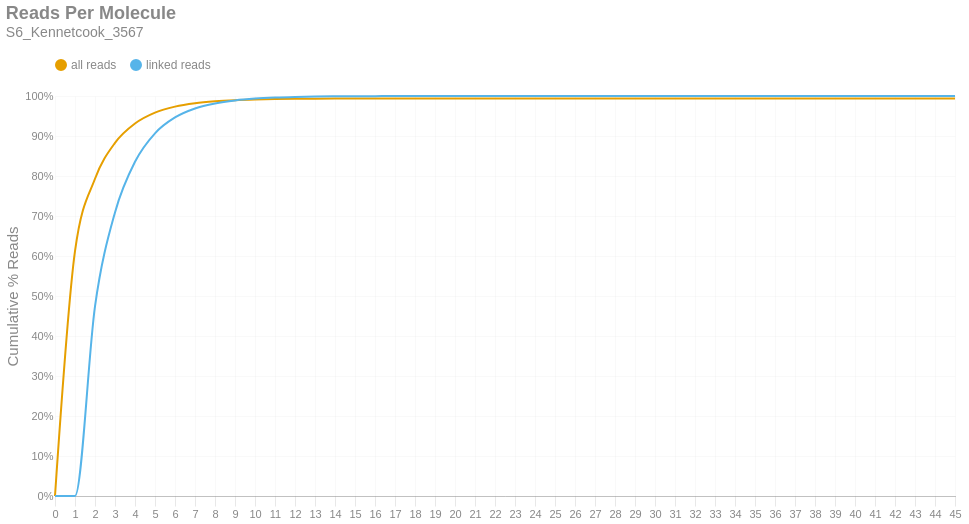

Notebook cell for this chart:
### Markdown cell above
### Reads per Molecule
This chart shows the cumulative distribution of the number of reads per linked molecule. That is, how many alignments are associated with a unique molecule. This excludes the number of reads associated with invalid or absent linked-read barcodes. The `linked` histogram is the percentages recalculated when disregarding singletons.

### Code cell
if SKIPLR:
    print_html(f"Skipped")
else:
    counts = np.bincount(valids['reads'].cast(pl.Int64).to_numpy())
    weighted = counts * np.arange(len(counts))
    all_perc = weighted / n_reads
    linked_perc = weighted / n_linked_reads
    linked_perc[1] = 0
    binned_df = pl.DataFrame({
        'readsper': list(range(len(counts))),
        'all reads (cumsum)': np.cumsum(all_perc).tolist(),
        'linked reads (cumsum)': np.cumsum(linked_perc).tolist(),
    })

    with SafeRender(binned_df):
        (
            density_plot(binned_df, 'Reads Per Molecule', samplename, 'readspmol')
            .encode(
                x=alt.X('readsper:O', title=None).axis(labelAngle=0).scale(padding=0),
                y=alt.Y('value:Q', title='Cumulative % Reads').axis(format='%').stack(False),
                color=alt.Color("key:N").scale(domain=["all reads", "linked reads"]),
                tooltip=[
                    alt.Tooltip("key:N", title="Data Type"),
                    alt.Tooltip("readsper:O", title="Reads Per Molecule"),
                    alt.Tooltip("value:Q", format=".2%", title="% Reads (Cum.)")
                ]            
            )
        ).display()

### Figure 1 — Vega-Lite specification as saved in the notebook (floating-point values rounded to 4 significant figures)
{"width": "container", "height": 400, "config": {"title": {"anchor": "start", "dy": -15, "fontSize": 18, "color": "#888888", "subtitleColor": "#888888", "subtitleFontSize": 14}, "arc": {"fill": "#0072B2"}, "axis": {"domainColor": "#888888", "domainWidth": 0.5, "gridWidth": 0.2, "grid": false, "titleFontWeight": 400, "titleFontSize": 15, "labelFontSize": 11, "labelColor": "#888888", "tickColor": "#888888", "tickWidth": 0.2, "titleColor": "#888888"}, "axisBand": {"grid": false}, "axisX": {"grid": true, "tickSize": 10, "domainCap": "round"}, "axisY": {"domain": false, "grid": true, "tickSize": 0, "domainCap": "round"}, "background": "transparent", "header": {"labelFontSize": 15, "labelColor": "#888888", "titleFontSize": 15, "titleFontWeight": 600, "titleColor": "#888888"}, "legend": {"labelFont": "sans-serif", "labelFontSize": 12, "labelColor": "#888888", "symbolSize": 100, "symbolType": "circle", "titleFontSize": 12, "titlePadding": 10, "titleColor": "#888888", "title": null, "orient": "top"}, "range": {"category": ["#E69F00", "#56B4E9", "#009E73", "#F0E442", "#0072B2", "#D55E00", "#CC79A7", "#000000"], "diverging": ["#cfe8f3", "#a2d4ec", "#73bfe2", "#46abdb", "#1696d2", "#12719e"]}, "area": {"fill": "#0072B2", "fillOpacity": 0.7, "line": true, "strokeOpacity": 0.7}, "line": {"color": "#0072B2", "stroke": "#0072B2", "strokeWidth": 2}, "trail": {"color": "#0072B2", "stroke": "#0072B2", "strokeWidth": 0, "size": 1}, "point": {"filled": true, "fillOpacity": 1.0, "size": 95}, "text": {"color": "#888888", "fontSize": 11, "align": "right", "fontWeight": 400, "size": 11}, "bar": {"fill": "#0072B2", "stroke": null}, "view": {"stroke": null, "continuousWidth": 660, "continuousHeight": 400}}, "data": {"name": "data-cddc05702aa289b1f83446bf2d93d17b"}, "mark": {"type": "line", "interpolate": "monotone", "point": {"opacity": 0, "size": 275}}, "encoding": {"color": {"field": "key", "scale": {"domain": ["all reads", "linked reads"]}, "type": "nominal"}, "tooltip": [{"field": "key", "title": "Data Type", "type": "nominal"}, {"field": "readsper", "title": "Reads Per Molecule", "type": "ordinal"}, {"field": "value", "format": ".2%", "title": "% Reads (Cum.)", "type": "quantitative"}], "x": {"axis": {"labelAngle": 0}, "field": "readsper", "scale": {"padding": 0}, "title": null, "type": "ordinal"}, "y": {"axis": {"format": "%"}, "field": "value", "stack": false, "title": "Cumulative % Reads", "type": "quantitative"}}, "params": [{"name": "param_c36ac31b6afebe62", "select": {"type": "point", "fields": ["key"]}, "bind": "legend"}], "title": {"text": "Reads Per Molecule", "subtitle": "S6_Kennetcook_3567"}, "transform": [{"fold": ["all reads (cumsum)", "linked reads (cumsum)"]}, {"calculate": "replace(datum.key, ' (cumsum)', '')", "as": "key"}, {"filter": {"param": "param_c36ac31b6afebe62"}}], "usermeta": {"embedOptions": {"downloadFileName": "S6_Kennetcook_3567.readspmol"}}, "$schema": "https://vega.github.io/schema/vega-lite/v6.1.0.json", "datasets": {"data-cddc05702aa289b1f83446bf2d93d17b": [{"readsper": 0, "all reads (cumsum)": 0.0, "linked reads (cumsum)": 0.0}, {"readsper": 1, "all reads (cumsum)": 0.612, "linked reads (cumsum)": 0.0}, {"readsper": 2, "all reads (cumsum)": 0.7931, "linked reads (cumsum)": 0.4742}, {"readsper": 3, "all reads (cumsum)": 0.8828, "linked reads (cumsum)": 0.709}, {"readsper": 4, "all reads (cumsum)": 0.9311, "linked reads (cumsum)": 0.8356}, {"readsper": 5, "all reads (cumsum)": 0.9583, "linked reads (cumsum)": 0.9067}, {"readsper": 6, "all reads (cumsum)": 0.9734, "linked reads (cumsum)": 0.9463}, {"readsper": 7, "all reads (cumsum)": 0.9819, "linked reads (cumsum)": 0.9687}, {"readsper": 8, "all reads (cumsum)": 0.9868, "linked reads (cumsum)": 0.9814}, {"readsper": 9, "all reads (cumsum)": 0.9897, "linked reads (cumsum)": 0.989}, {"readsper": 10, "all reads (cumsum)": 0.9914, "linked reads (cumsum)": 0.9935}, {"readsper": 11, "all reads (cumsum)": 0.9924, "linked reads (cumsum)": 0.9961}, {"readsper": 12, "all reads (cumsum)": 0.993, "linked reads (cumsum)": 0.9977}, {"readsper": 13, "all reads (cumsum)": 0.9934, "linked reads (cumsum)": 0.9987}, {"readsper": 14, "all reads (cumsum)": 0.9936, "linked reads (cumsum)": 0.9991}, {"readsper": 15, "all reads (cumsum)": 0.9937, "linked reads (cumsum)": 0.9995}, {"readsper": 16, "all reads (cumsum)": 0.9938, "linked reads (cumsum)": 0.9997}, {"readsper": 17, "all reads (cumsum)": 0.9938, "linked reads (cumsum)": 0.9998}, {"readsper": 18, "all reads (cumsum)": 0.9938, "linked reads (cumsum)": 0.9999}, {"readsper": 19, "all reads (cumsum)": 0.9939, "linked reads (cumsum)": 0.9999}, {"readsper": 20, "all reads (cumsum)": 0.9939, "linked reads (cumsum)": 0.9999}, {"readsper": 21, "all reads (cumsum)": 0.9939, "linked reads (cumsum)": 0.9999}, {"readsper": 22, "all reads (cumsum)": 0.9939, "linked reads (cumsum)": 1.0}, {"readsper": 23, "all reads (cumsum)": 0.9939, "linked reads (cumsum)": 1.0}, {"readsper": 24, "all reads (cumsum)": 0.9939, "linked reads (cumsum)": 1.0}, {"readsper": 25, "all reads (cumsum)": 0.9939, "linked reads (cumsum)": 1.0}, {"readsper": 26, "all reads (cumsum)": 0.9939, "linked reads (cumsum)": 1.0}, {"readsper": 27, "all reads (cumsum)": 0.9939, "linked reads (cumsum)": 1.0}, {"readsper": 28, "all reads (cumsum)": 0.9939, "linked reads (cumsum)": 1.0}, {"readsper": 29, "all reads (cumsum)": 0.9939, "linked reads (cumsum)": 1.0}, {"readsper": 30, "all reads (cumsum)": 0.9939, "linked reads (cumsum)": 1.0}, {"readsper": 31, "all reads (cumsum)": 0.9939, "linked reads (cumsum)": 1.0}, {"readsper": 32, "all reads (cumsum)": 0.9939, "linked reads (cumsum)": 1.0}, {"readsper": 33, "all reads (cumsum)": 0.9939, "linked reads (cumsum)": 1.0}, {"readsper": 34, "all reads (cumsum)": 0.9939, "linked reads (cumsum)": 1.0}, {"readsper": 35, "all reads (cumsum)": 0.9939, "linked reads (cumsum)": 1.0}, {"readsper": 36, "all reads (cumsum)": 0.9939, "linked reads (cumsum)": 1.0}, {"readsper": 37, "all reads (cumsum)": 0.9939, "linked reads (cumsum)": 1.0}, {"readsper": 38, "all reads (cumsum)": 0.9939, "linked reads (cumsum)": 1.0}, {"readsper": 39, "all reads (cumsum)": 0.9939, "linked reads (cumsum)": 1.0}, {"readsper": 40, "all reads (cumsum)": 0.9939, "linked reads (cumsum)": 1.0}, {"readsper": 41, "all reads (cumsum)": 0.9939, "linked reads (cumsum)": 1.0}, {"readsper": 42, "all reads (cumsum)": 0.9939, "linked reads (cumsum)": 1.0}, {"readsper": 43, "all reads (cumsum)": 0.9939, "linked reads (cumsum)": 1.0}, {"readsper": 44, "all reads (cumsum)": 0.9939, "linked reads (cumsum)": 1.0}, {"readsper": 45, "all reads (cumsum)": 0.9939, "linked reads (cumsum)": 1.0}]}}
